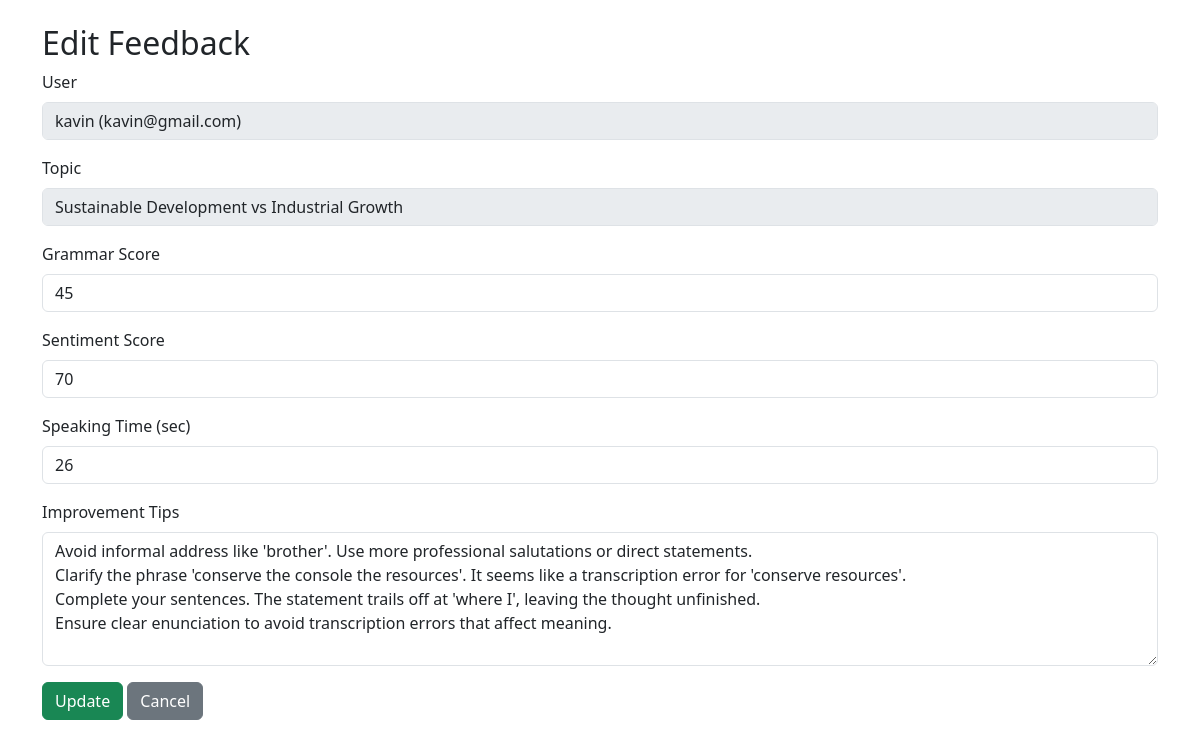
The page /edit_feedback.php?id=4 (signed in) on the database its author committed.
### tables this page shows
CREATE TABLE `gd_feedback` (
  `id` int(11) NOT NULL,
  `user_id` int(11) NOT NULL,
  `topic` varchar(255) DEFAULT NULL,
  `transcript` longtext DEFAULT NULL,
  `grammar_score` int(11) DEFAULT NULL,
  `sentiment_score` int(11) DEFAULT NULL,
  `speaking_time` int(11) DEFAULT NULL,
  `improvement_tips` text DEFAULT NULL,
  `session_date` datetime DEFAULT current_timestamp()
);

CREATE TABLE `users` (
  `id` int(11) NOT NULL,
  `username` varchar(100) NOT NULL,
  `email` varchar(150) NOT NULL,
  `password` varchar(255) NOT NULL,
  `role` enum('student','admin') DEFAULT 'student',
  `created_at` timestamp NOT NULL DEFAULT current_timestamp()
);

### edit_feedback.php (the view, shortened to what this page needs)
<?php
include "connection.php";
$id = intval($_GET['id']);
$sql = "SELECT f.*, u.username, u.email
        FROM gd_feedback f
        JOIN users u ON f.user_id = u.id
        WHERE f.id = $id";
$result = mysqli_query($conn, $sql);
$feedback = mysqli_fetch_assoc($result);
?>
<!DOCTYPE html>
<html lang="en">
<head>
  <link href="https://cdn.jsdelivr.net/npm/bootstrap@5.3.0/dist/css/bootstrap.min.css" rel="stylesheet">
</head>
<body class="container mt-4">
  <h2>Edit Feedback</h2>
  <form method="POST">
    <div class="mb-3">
      <label class="form-label">User</label>
      <input type="text" class="form-control" value="<?= htmlspecialchars($feedback['username']) ?> (<?= htmlspecialchars($feedback['email']) ?>)" disabled>
    </div>
    <div class="mb-3">
      <label class="form-label">Topic</label>
      <input type="text" class="form-control" value="<?= htmlspecialchars($feedback['topic']) ?>" disabled>
    </div>
    <div class="mb-3">
      <label class="form-label">Grammar Score</label>
      <input type="number" name="grammar_score" class="form-control" value="<?= $feedback['grammar_score'] ?>" required>
    </div>
    <div class="mb-3">
      <label class="form-label">Sentiment Score</label>
      <input type="number" name="sentiment_score" class="form-control" value="<?= $feedback['sentiment_score'] ?>" required>
    </div>
    <div class="mb-3">
      <label class="form-label">Speaking Time (sec)</label>
      <input type="number" name="speaking_time" class="form-control" value="<?= $feedback['speaking_time'] ?>" required>
    </div>
    <div class="mb-3">
      <label class="form-label">Improvement Tips</label>
      <textarea name="improvement_tips" class="form-control" rows="5"><?= htmlspecialchars($feedback['improvement_tips']) ?></textarea>
    </div>
    <button type="submit" name="update" class="btn btn-success">Update</button>
    <a href="manage_feedback.php" class="btn btn-secondary">Cancel</a>
  </form>
</body>
</html>

### rows shown on the page
gd_feedback: user.email "kavin (kavin@gmail.com)", topic "Sustainable Development vs Industrial Growth", grammar_score "45", sentiment_score "70", speaking_time "26", improvement_tips "Avoid informal address like 'brother'. Use more professional salutations or direct statements. Clarify the phrase 'conserve the console the resources'. It seems like a transcription error for 'conserve resources'. Complete your sentences. The statement trails off at 'where I', leaving the thought unfinished. Ensure clear enunciation to avoid transcription errors that affect meaning."
